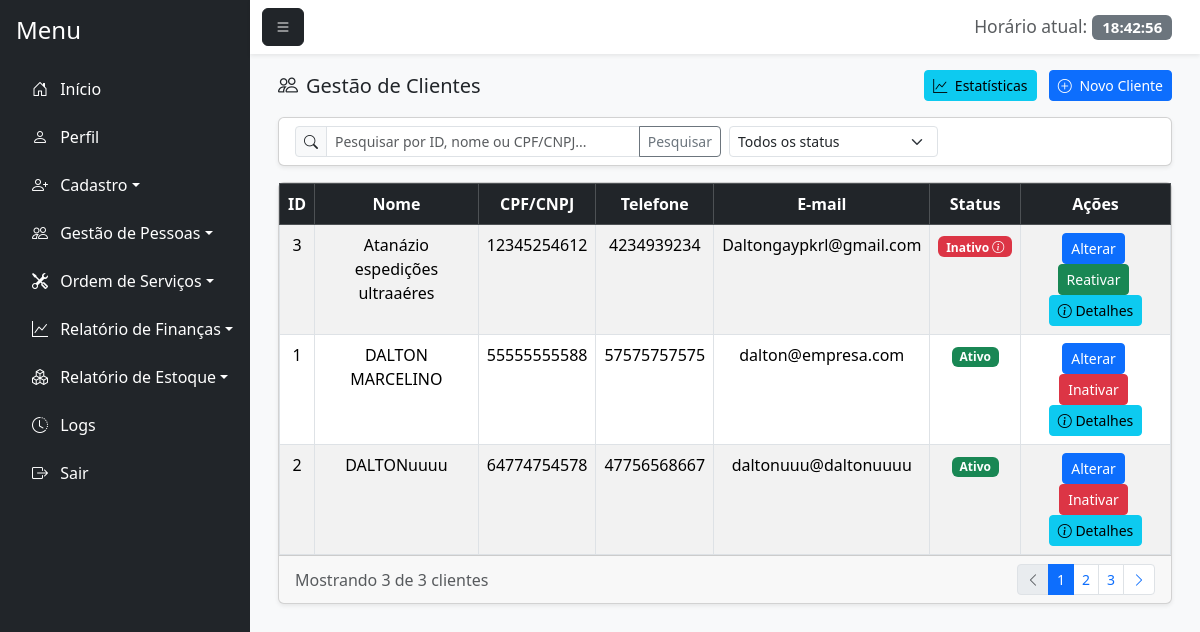
/gestao_cliente.php (signed in), run on an earlier commit of the app's database.
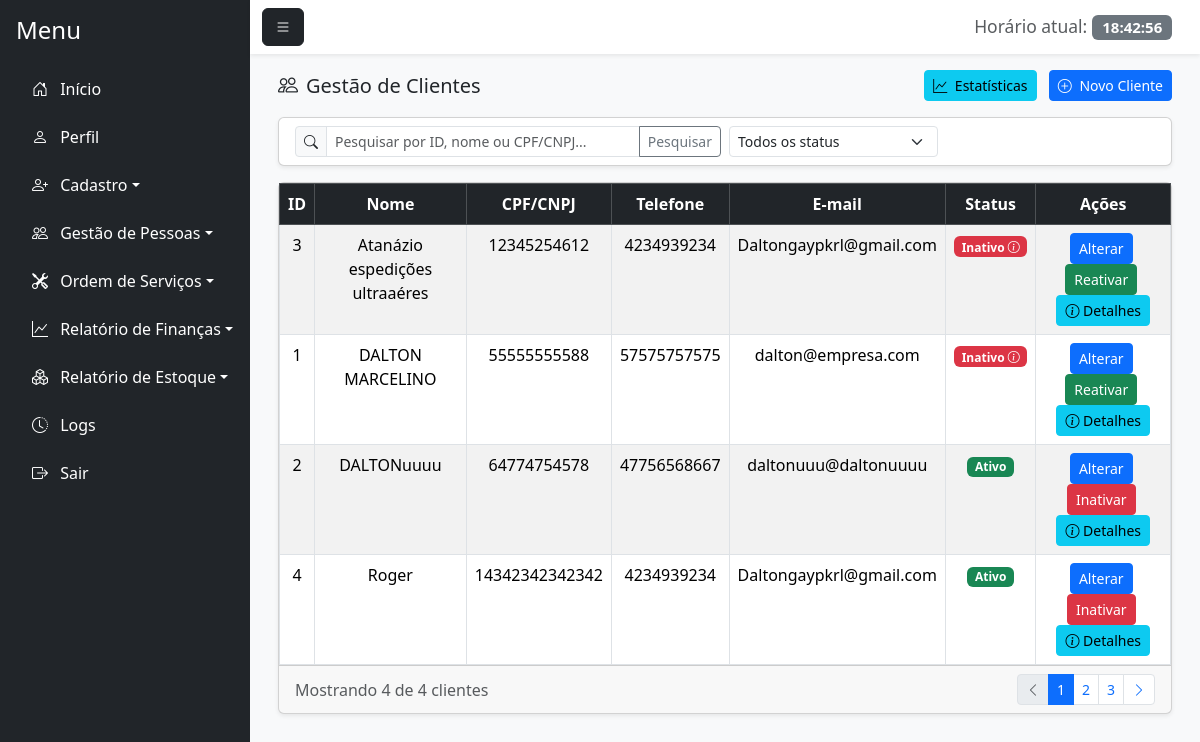
And on a later commit of the database.
### tables this page shows
CREATE TABLE `cliente` (
  `id_cliente` int(11) NOT NULL,
  `id_funcionario` int(11) NOT NULL,
  `nome_cliente` varchar(100) NOT NULL,
  `cpf_cnpj` varchar(20) NOT NULL,
  `endereco` varchar(255) DEFAULT NULL,
  `bairro` varchar(100) DEFAULT NULL,
  `cep` varchar(15) DEFAULT NULL,
  `cidade` varchar(100) DEFAULT NULL,
  `estado` varchar(50) DEFAULT NULL,
  `telefone` varchar(20) DEFAULT NULL,
  `email` varchar(100) DEFAULT NULL,
  `status` enum('Ativo','Inativo') DEFAULT 'Ativo',
  `data_inatividade` date DEFAULT NULL,
  `observacao_inatividade` text DEFAULT NULL
);

### gestao_cliente.php (the view, shortened to what the changed rows need)
<?php
    require_once 'conexao.php';
    require_once 'php/permissoes.php';
        $sql = "SELECT
        c.id_cliente,
        c.nome_cliente,
        c.cpf_cnpj,
        c.endereco,
        c.bairro,
        c.cidade,
        c.estado,
        c.telefone,
        c.email,
        c.status,
        c.data_inatividade,
        c.observacao_inatividade,
        f.nome_funcionario
        FROM cliente c
        LEFT JOIN funcionario f ON c.id_funcionario = f.id_funcionario";
    $sql .= " ORDER BY c.nome_cliente ASC";
    $stmt = $pdo->prepare($sql);
    $stmt->execute();
    $clientes = $stmt->fetchAll(PDO::FETCH_ASSOC);
?>
<!DOCTYPE html>
<html lang="pt-BR">
<head>
    <link href="https://cdn.jsdelivr.net/npm/bootstrap@5.3.7/dist/css/bootstrap.min.css" rel="stylesheet">
    <link rel="stylesheet" href="https://cdn.jsdelivr.net/npm/bootstrap-icons@1.11.1/font/bootstrap-icons.css">
    <link href="https://cdn.jsdelivr.net/npm/bootstrap-icons@1.11.1/font/bootstrap-icons.css" rel="stylesheet">
</head>
<body class="bg-light">
    <div class="d-flex vh-100 bg-light">
        <div class="flex-grow-1 d-flex flex-column">
            <div class="flex-grow-1 p-3" style="overflow-y: auto;">
                <div class="container-fluid">
                    <div class="card shadow-sm">
                        <div class="card-body p-0">
                            <div class="table-responsive">
                                <?php if(!empty($clientes)): ?>
                                    <table class="table table-striped table-hover table-bordered mb-0">
                                        <thead class="table-dark">
                                            <tr>
                                                <th><center>ID</center></th>
                                                <th><center>Nome</center></th>
                                                <th><center>CPF/CNPJ</center></th>
                                                <th><center>Telefone</center></th>
                                                <th><center>E-mail</center></th>
                                                <th><center>Status</center></th>
                                                <th class="text-center">Ações</th>
                                            </tr>
                                        </thead>
                                        <tbody>
                                            <?php foreach($clientes as $cliente): ?>
                                                <tr>
                                                    <td><center><?=htmlspecialchars($cliente['id_cliente'])?></center></td>
                                                    <td><center><?=htmlspecialchars($cliente['nome_cliente'])?></center></td>
                                                    <td><center><?=htmlspecialchars($cliente['cpf_cnpj'])?></center></td>
                                                    <td><center><?=htmlspecialchars($cliente['telefone'])?></center></td>
                                                    <td><center><?=htmlspecialchars($cliente['email'])?></center></td>
                                                    <td>
                                                        <center>
                                                            <?php if($cliente['status'] == 'Ativo'): ?>
                                                                <span class="badge bg-success">Ativo</span>
                                                            <?php else: ?>
                                                                <span class="badge bg-danger badge-details" onclick="mostrarDetalhesCliente(<?=htmlspecialchars($cliente['id_cliente'])?>)">
                                                                    Inativo <i class="bi bi-info-circle"></i>
                                                                </span>
                                                            <?php endif; ?>
                                                        </center>
                                                    </td>
                                                    <td class="text-center">
                                                        <a href="#" class="btn btn-sm btn-primary me-1" onclick="carregarDadosCliente(<?=htmlspecialchars($cliente['id_cliente'])?>)">Alterar</a>
                                                        <?php if($cliente['status'] == 'Ativo'): ?>
                                                            <a href="inativar_cliente.php?id=<?=htmlspecialchars($cliente['id_cliente'])?>" class="btn btn-sm btn-danger me-1">Inativar</a>
                                                        <?php else: ?>
                                                            <a href="gestao_cliente.php?id=<?=htmlspecialchars($cliente['id_cliente'])?>&acao=reativar" class="btn btn-sm btn-success me-1" onclick="return confirm('Tem certeza que deseja reativar este cliente?')">Reativar</a>
                                                        <?php endif; ?>
                                                        <button class="btn btn-sm btn-info" onclick="mostrarDetalhesCliente(<?=htmlspecialchars($cliente['id_cliente'])?>)">
                                                            <i class="bi bi-info-circle"></i> Detalhes
                                                        </button>
                                                    </td>
                                                </tr>
                                            <?php endforeach;?>
                                        </tbody>
                                    </table>
                                <?php else: ?><br>
                                    <center><p>Nenhum cliente encontrado.</p></center>
                                <?php endif; ?>
                            </div>
                        </div>
                        <div class="card-footer py-2">
                            <div class="d-flex justify-content-between align-items-center">
                                <div>
                                    <span class="text-muted">Mostrando <?= count($clientes) ?> de <?= count($clientes) ?> clientes</span>
                                </div>
                            </div>
                        </div>
                    </div>
                </div>
            </div>
</body>
</html>

### php/permissoes.php (shortened to what the changed rows need)
<?php
$permissoes = [
    1 => [
        "Início" => ["principal.php"],
        "Perfil" => ["perfil.php"],
        "Cadastro" => [
            "cadastro_usuario.php", "cadastro_cliente.php", "cadastro_funcionario.php",
            "cadastro_fornecedor.php", "cadastro_pecas.php"
        ],
        "Gestão de Pessoas" => [
            "gestao_usuario.php", "gestao_cliente.php", "gestao_funcionario.php",
            "gestao_fornecedor.php"
        ],
        "Ordem de Serviços" => ["nova_ordem.php", "consultar_ordem.php", "pagamento.php"],
        "Relatório de Finanças" => ["relatorio_despesas.php", "relatorio_lucro.php"],
        "Relatório de Estoque" => [
            "relatorio_saida.php", "relatorio_pecas_estoque.php", "relatorio_uso.php"
        ],
        "Logs" => ["logs.php"],
    ],
    2 => [
        "Início" => ["principal.php"],
        "Perfil" => ["perfil.php"],
        "Cadastro" => [
            "cadastro_cliente.php", "cadastro_funcionario.php",
            "cadastro_fornecedor.php", "cadastro_pecas.php"
        ],
        "Gestão de Pessoas" => ["gestao_cliente.php"],
        "Ordem de Serviços" => ["nova_ordem.php", "consultar_ordem.php", "pagamento.php"],
        "Relatório de Estoque" => [
            "relatorio_saida.php", "relatorio_pecas_estoque.php", "relatorio_uso.php"
        ],
    ],
    3 => [
        "Início" => ["principal.php"],
        "Perfil" => ["perfil.php"],
        "Cadastro" => ["cadastro_cliente.php"],
        "Gestão de Pessoas" => ["gestao_cliente.php"],
        "Ordem de Serviços" => ["nova_ordem.php", "consultar_ordem.php", "pagamento.php"],
    ],
    4 => [
        "Início" => ["principal.php"],
        "Perfil" => ["perfil.php"],
        "Cadastro" => ["cadastro_pecas.php"],
        "Ordem de Serviços" => ["nova_ordem.php", "consultar_ordem.php", "pagamento.php"],
        "Relatório de Estoque" => [
            "relatorio_saida.php", "relatorio_pecas_estoque.php", "relatorio_uso.php"
        ],
    ],
];
$id_perfil = $_SESSION['perfil'];
$opcoes_menu = isset($permissoes[$id_perfil]) ? $permissoes[$id_perfil] : [];
$icones_menu = [
    "Início" => "bi-house-door",
    "Perfil" => "bi-person",
    "Cadastro" => "bi-person-plus",
    "Gestão de Pessoas" => "bi-people",
    "Ordem de Serviços" => "bi-tools",
    "Relatório de Finanças" => "bi-graph-up",
    "Relatório de Estoque" => "bi-boxes",
    "Logs" => "bi-clock-history"
];
function formatarNomeExibicao($nomeArquivo) {
    $nome = basename($nomeArquivo, ".php");
    $prefixos = ['cadastro_', 'gestao_', 'relatorio_'];
    foreach ($prefixos as $prefixo) {
        if (strpos($nome, $prefixo) === 0) {
            $nome = substr($nome, strlen($prefixo));
            break;
        }
    }
    $nome = str_replace("_", " ", $nome);
    $nome = ucwords($nome);
    return $nome;
}
$ids = [
    "principal.php" => "menu-inicio",
    "perfil.php" => "menu-perfil",
    "cadastro_usuario.php" => "cadastro_usuario",
    "cadastro_cliente.php" => "cadastro_cliente",
    "cadastro_funcionario.php" => "cadastro_funcionario",
    "cadastro_fornecedor.php" => "cadastro_fornecedor",
    "cadastro_pecas.php" => "cadastro_pecas",
    "gestao_usuario.php" => "menu-gestao-usuario",
    "gestao_cliente.php" => "menu-gestao-cliente",
    "gestao_funcionario.php" => "menu-gestao-funcionario",
    "gestao_fornecedor.php" => "menu-gestao-fornecedor",
    "nova_ordem.php" => "nova_ordem",
    "consultar_ordem.php" => "menu-consultar-ordem",
    "pagamento.php" => "menu-pagamento",
    "relatorio_despesas.php" => "menu-relatorio-despesas",
    "relatorio_lucro.php" => "menu-relatorio-lucro",
    "relatorio_saida.php" => "menu-relatorio-saida",
    "relatorio_pecas_estoque.php" => "menu-relatorio-pecas",
    "relatorio_uso.php" => "menu-relatorio-uso",
    "logs.php" => "menu-logs"
];
function obterIdManual($arquivo) {
    global $ids;
    return isset($ids[$arquivo]) ? $ids[$arquivo] : 'menu-' . basename($arquivo, '.php');
}
function gerarMenu($opcoes_menu, $icones_menu) {
    $html = '';
    foreach ($opcoes_menu as $categoria => $arquivos) {
        $icone = isset($icones_menu[$categoria]) ? $icones_menu[$categoria] : "bi-circle";
        if (count($arquivos) > 1) {
            $html .= '<li class="nav-item mb-2 dropdown">';
            $html .= '<a class="nav-link text-white dropdown-toggle" href="#" id="menu-' . strtolower(str_replace(' ', '-', $categoria)) . '" role="button" data-bs-toggle="dropdown" aria-expanded="false">';
            $html .= '<i class="bi ' . $icone . ' me-2"></i> ' . $categoria;
            $html .= '</a>';
            $html .= '<ul class="dropdown-menu dropdown-menu-dark" aria-labelledby="menu-' . strtolower(str_replace(' ', '-', $categoria)) . '">';
            foreach ($arquivos as $arquivo) {
                $nomeExibicao = formatarNomeExibicao($arquivo);
                $html .= '<li><a class="dropdown-item" id="' . obterIdManual($arquivo) . '" href="' . $arquivo . '">' . $nomeExibicao . '</a></li>';
            }
            $html .= '</ul>';
            $html .= '</li>';
        } else {
            $html .= '<li class="nav-item mb-2">';
            $html .= '<a id="' . obterIdManual($arquivos[0]) . '" href="' . $arquivos[0] . '" class="nav-link text-white">';
            $html .= '<i class="bi ' . $icone . ' me-2"></i> ' . $categoria;
            $html .= '</a>';
            $html .= '</li>';
        }
    }
    return $html;
}
$menu_html = '
<nav id="sidebar" class="bg-dark text-white p-3" style="width: 250px;">
    <h4 class="mb-4">Menu</h4>
    <ul class="nav flex-column">
        ' . gerarMenu($opcoes_menu, $icones_menu) . '
        <li class="nav-item">
            <a id="menu-sair" href="index.php" class="nav-link text-white"><i class="bi bi-box-arrow-right me-2"></i> Sair</a>
        </li>
    </ul>
</nav>
<script>
    document.getElementById("menu-toggle").addEventListener("click", function () {
        document.getElementById("sidebar").classList.toggle("d-none");
    });
    function updateClock() {
        const now = new Date();
        const timeString = now.toLocaleTimeString(\'pt-BR\');
        document.getElementById(\'liveClock\').textContent = timeString;
    }
    setInterval(updateClock, 1000);
    updateClock();
</script>
';
function exibirMenu() {
    global $menu_html;
    echo $menu_html;
}
?>

What changed in the data, as far as the page shows it:
changed cliente "DALTON MARCELINO": status "Ativo Inativar" → "Inativo Reativar"
added cliente: id_cliente "4", nome_cliente "Roger", cpf_cnpj "14342342342342", telefone "4234939234", email "Daltongaypkrl@gmail.com", status "Ativo"
Also different on the page:
count($clientes): "3" → "4"
